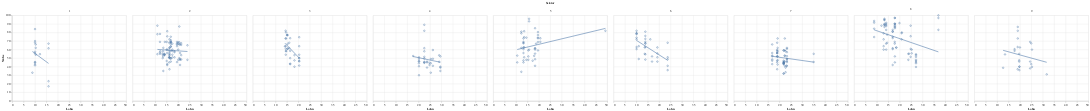

Write notebook code for a chart like this one.
### Code cell
bakedchart.facet("Sektor:N", data=reduced)

### Figure 1 — Vega-Lite specification as saved in the notebook (floating-point values rounded to 4 significant figures; data arrays with more than 128 entries replaced by an {"elided": "..."} marker saying what was removed)
{"config": {"view": {"continuousWidth": 400, "continuousHeight": 300}}, "data": {"name": "data-bcc64af0676e7eca059115c7bbfe3bbb"}, "facet": {"type": "nominal", "field": "Sektor"}, "spec": {"layer": [{"mark": "point", "encoding": {"tooltip": {"type": "nominal", "field": "Bezeichnung"}, "x": {"type": "quantitative", "field": "Lohn"}, "y": {"type": "quantitative", "field": "Nähe"}}}, {"mark": "line", "encoding": {"tooltip": {"type": "nominal", "field": "Bezeichnung"}, "x": {"type": "quantitative", "field": "Lohn"}, "y": {"type": "quantitative", "field": "Nähe"}}, "transform": [{"on": "Lohn", "regression": "Nähe"}]}]}, "$schema": "https://vega.github.io/schema/vega-lite/v4.0.0.json", "datasets": {"data-bcc64af0676e7eca059115c7bbfe3bbb": {"elided": "408 records"}}}
